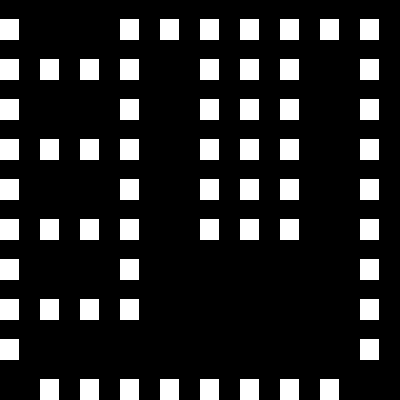

Rendered tile map (Tiled .tmx) drawn with the repository's tilesets; below, a short description and the map source with its tile grids summarised:
An orthogonal 10x10 tile map with 40x40 px tiles, 1 tile layer (Layer 1).

<map version="1.0" orientation="orthogonal" width="10" height="10" tilewidth="40" tileheight="40">
 <tileset firstgid="1" name="texture" tilewidth="40" tileheight="40" spacing="4" margin="4">
  <image source="texture.png" />
 </tileset>
 <layer name="Layer 1" width="10" height="10">
  <data>[100 cells, 62 non-empty, 1 distinct tile ids]</data>
 </layer>
</map>
